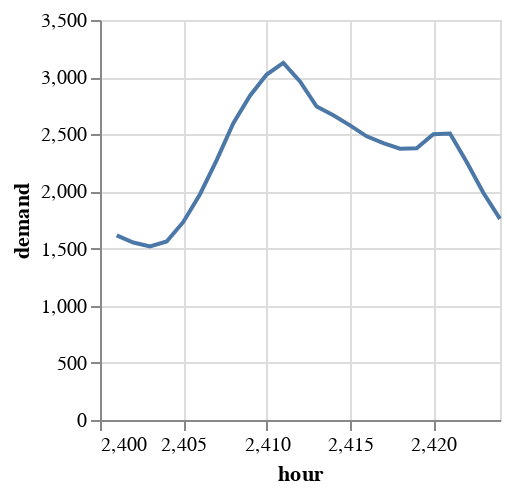

Notebook code cell kept with this figure:
### Markdown cell above
For reference, here is the load shape (after subtracting BTM solar) we are trying solve:

### Code cell
loads_multi |>
@vlplot(:line, 
    x=:hour, y=:demand)

### Figure 1 — Vega specification as saved in the notebook (floating-point values rounded to 4 significant figures)
{"$schema": "https://vega.github.io/schema/vega/v5.json", "axes": [{"aria": false, "domain": false, "grid": true, "gridScale": "y", "labels": false, "maxExtent": 0, "minExtent": 0, "orient": "bottom", "scale": "x", "tickCount": {"signal": "ceil(width/40)"}, "ticks": false, "zindex": 0}, {"aria": false, "domain": false, "grid": true, "gridScale": "x", "labels": false, "maxExtent": 0, "minExtent": 0, "orient": "left", "scale": "y", "tickCount": {"signal": "ceil(height/40)"}, "ticks": false, "zindex": 0}, {"grid": false, "labelFlush": true, "labelOverlap": true, "orient": "bottom", "scale": "x", "tickCount": {"signal": "ceil(width/40)"}, "title": "hour", "zindex": 0}, {"grid": false, "labelOverlap": true, "orient": "left", "scale": "y", "tickCount": {"signal": "ceil(height/40)"}, "title": "demand", "zindex": 0}], "background": "white", "data": [{"name": "source_0", "values": [{"demand": 1615, "hour": 2401}, {"demand": 1553, "hour": 2402}, {"demand": 1518, "hour": 2403}, {"demand": 1562, "hour": 2404}, {"demand": 1733, "hour": 2405}, {"demand": 1976, "hour": 2406}, {"demand": 2274, "hour": 2407}, {"demand": 2597, "hour": 2408}, {"demand": 2838, "hour": 2409}, {"demand": 3023, "hour": 2410}, {"demand": 3125, "hour": 2411}, {"demand": 2963, "hour": 2412}, {"demand": 2743, "hour": 2413}, {"demand": 2666, "hour": 2414}, {"demand": 2578, "hour": 2415}, {"demand": 2482, "hour": 2416}, {"demand": 2422, "hour": 2417}, {"demand": 2374, "hour": 2418}, {"demand": 2378, "hour": 2419}, {"demand": 2501, "hour": 2420}, {"demand": 2506, "hour": 2421}, {"demand": 2258, "hour": 2422}, {"demand": 1988, "hour": 2423}, {"demand": 1760, "hour": 2424}]}, {"name": "data_0", "source": "source_0", "transform": [{"as": "hour", "expr": "toNumber(datum[\"hour\"])", "type": "formula"}]}], "height": 200, "marks": [{"encode": {"update": {"defined": {"signal": "isValid(datum[\"hour\"]) && isFinite(+datum[\"hour\"]) && isValid(datum[\"demand\"]) && isFinite(+datum[\"demand\"])"}, "description": {"signal": "\"hour: \" + (format(datum[\"hour\"], \"\")) + \"; demand: \" + (format(datum[\"demand\"], \"\"))"}, "stroke": {"value": "#4c78a8"}, "x": {"field": "hour", "scale": "x"}, "y": {"field": "demand", "scale": "y"}}}, "from": {"data": "data_0"}, "name": "marks", "sort": {"field": "datum[\"hour\"]"}, "style": ["line"], "type": "line"}], "padding": 5, "scales": [{"domain": {"data": "data_0", "field": "hour"}, "name": "x", "nice": true, "range": [0, {"signal": "width"}], "type": "linear", "zero": false}, {"domain": {"data": "data_0", "field": "demand"}, "name": "y", "nice": true, "range": [{"signal": "height"}, 0], "type": "linear", "zero": true}], "style": "cell", "width": 200}
